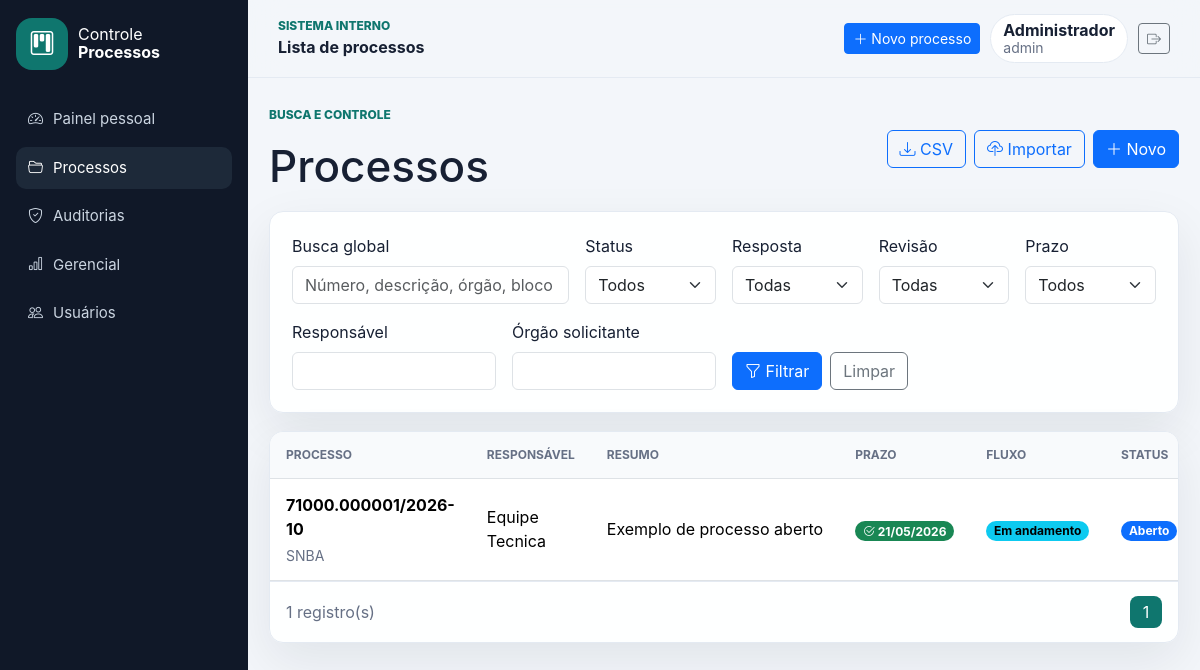
The page /processes.php (signed in) on the database its author committed.
### tables this page shows
CREATE TABLE users (
    id INT UNSIGNED AUTO_INCREMENT PRIMARY KEY,
    name VARCHAR(120) NOT NULL,
    email VARCHAR(160) NOT NULL UNIQUE,
    password_hash VARCHAR(255) NOT NULL,
    role ENUM('servidor', 'coordenador', 'admin') NOT NULL DEFAULT 'servidor',
    active TINYINT(1) NOT NULL DEFAULT 1,
    audit_access TINYINT(1) NOT NULL DEFAULT 0,
    audit_only TINYINT(1) NOT NULL DEFAULT 0,
    created_at TIMESTAMP NOT NULL DEFAULT CURRENT_TIMESTAMP
);

CREATE TABLE processes (
    id INT UNSIGNED AUTO_INCREMENT PRIMARY KEY,
    process_number VARCHAR(80) NOT NULL UNIQUE,
    updated_at DATE NULL,
    response_owner VARCHAR(120) NULL,
    deadline_days INT NULL,
    deadline_type ENUM('data', 'tempo_habil') NOT NULL DEFAULT 'data',
    general_description TEXT NULL,
    detailed_description TEXT NULL,
    notes TEXT NULL,
    requesting_agency VARCHAR(160) NULL,
    gab_signature_date DATE NULL,
    internal_deadline_gab DATE NULL,
    adjusted_internal_deadline DATE NULL,
    external_deadline_mds DATE NULL,
    review_owner VARCHAR(120) NULL,
    response_status ENUM('A iniciar', 'Em andamento', 'Concluido', 'N/A') NOT NULL DEFAULT 'A iniciar',
    andrea_review_status ENUM('A iniciar', 'Em andamento', 'Concluido', 'N/A') NOT NULL DEFAULT 'N/A',
    signed_status ENUM('A iniciar', 'Em andamento', 'Concluido', 'N/A') NOT NULL DEFAULT 'N/A',
    sent_gab_status ENUM('A iniciar', 'Em andamento', 'Concluido', 'N/A') NOT NULL DEFAULT 'N/A',
    gab_sent_date DATE NULL,
    status ENUM('Aberto', 'Arquivado (concluido)', 'Arquivar') NOT NULL DEFAULT 'Aberto',
    internal_block VARCHAR(120) NULL,
    created_by INT UNSIGNED NOT NULL,
    created_at TIMESTAMP NOT NULL DEFAULT CURRENT_TIMESTAMP,
    updated_record_at TIMESTAMP NOT NULL DEFAULT CURRENT_TIMESTAMP ON UPDATE CURRENT_TIMESTAMP,
    INDEX idx_process_deadlines (external_deadline_mds, adjusted_internal_deadline, internal_deadline_gab),
    INDEX idx_process_status (status, response_status, andrea_review_status, signed_status, sent_gab_status),
    INDEX idx_process_owner (response_owner),
    CONSTRAINT fk_processes_user FOREIGN KEY (created_by) REFERENCES users(id)
);

### public/processes.php (the view, shortened to what the rows shown need)
<?php
require __DIR__ . '/../app/bootstrap.php';
require __DIR__ . '/../views/components.php';
$user = require_process_access();
$repo = new ProcessRepository();
$filters = [
    'q' => trim((string) ($_GET['q'] ?? '')),
    'status' => trim((string) ($_GET['status'] ?? '')),
    'owner' => trim((string) ($_GET['owner'] ?? '')),
    'requesting_agency' => trim((string) ($_GET['requesting_agency'] ?? '')),
    'response_status' => trim((string) ($_GET['response_status'] ?? '')),
    'andrea_review_status' => trim((string) ($_GET['andrea_review_status'] ?? '')),
    'deadline' => trim((string) ($_GET['deadline'] ?? '')),
];
$page = max(1, (int) ($_GET['page'] ?? 1));
$limit = 15;
$processes = $repo->search($filters, $user, $limit, ($page - 1) * $limit);
require __DIR__ . '/../views/header.php';
require __DIR__ . '/../views/nav.php';
?>
<main class="content-shell">
    <section class="page-title-row">
        <div>
            <h1>Processos</h1>
        </div>
    </section>
    <section class="app-card p-0 overflow-hidden">
        <div class="table-responsive">
            <table class="table table-hover align-middle mb-0 modern-table">
                <thead>
                    <tr>
                        <th>Processo</th>
                        <th>Responsável</th>
                        <th>Resumo</th>
                        <th>Prazo</th>
                        <th>Fluxo</th>
                        <th>Status</th>
                    </tr>
                </thead>
                <tbody>
                    <?php foreach ($processes as $process): ?>
                        <tr>
                            <td><strong><?= e($process['process_number']) ?></strong><small><?= e($process['requesting_agency']) ?></small></td>
                            <td><?= e($process['response_owner'] ?: '-') ?></td>
                            <td class="text-truncate-cell"><?= e($process['general_description']) ?></td>
                            <td><?= deadline_badge($process) ?></td>
                            <td><?= workflow_badge($process['response_status']) ?></td>
                            <td><?= status_badge($process['status']) ?></td>
                        </tr>
                    <?php endforeach; ?>
                </tbody>
            </table>
        </div>
    </section>
</main>
<?php require __DIR__ . '/../views/app_end.php'; ?>
<?php require __DIR__ . '/../views/footer.php'; ?>

### views/nav.php (shortened to what the rows shown need)
<?php $navUser = current_user(); ?>
<div class="app-main">
    <header class="app-topbar">
        <div class="topbar-actions">
            <div class="user-chip">
                <span><?= e($navUser['name'] ?? '') ?></span>
                <small><?= e($navUser['role'] ?? '') ?></small>
            </div>
        </div>
    </header>

### views/components.php (shortened to what the rows shown need)
<?php
function status_badge(string $status): string
{
    $class = match ($status) {
        'Aberto' => 'text-bg-primary',
        'Arquivar' => 'text-bg-warning',
        'Arquivado (concluido)' => 'text-bg-success',
        default => 'text-bg-secondary',
    };
    return '<span class="badge rounded-pill ' . $class . '">' . e($status) . '</span>';
}
function workflow_badge(?string $status): string
{
    $class = match ($status) {
        'Concluido' => 'text-bg-success',
        'Em andamento' => 'text-bg-info',
        'A iniciar' => 'text-bg-warning',
        'N/A' => 'text-bg-secondary',
        default => 'text-bg-light',
    };
    return '<span class="badge rounded-pill ' . $class . '">' . e($status ?: '-') . '</span>';
}
function deadline_badge(array $process): string
{
    $deadline = $process['external_deadline_mds'] ?: ($process['adjusted_internal_deadline'] ?: $process['internal_deadline_gab']);
    $today = strtotime(date('Y-m-d'));
    $time = strtotime($deadline);
    $diff = (int) floor(($time - $today) / 86400);
    return '<span class="badge rounded-pill text-bg-success"><i class="bi bi-check2-circle"></i> ' . e(format_date($deadline)) . '</span>';
}
    ?>

### rows shown on the page
users: name "Administrador", role "admin"
processes: process_number "71000.000001/2026-10", requesting_agency "SNBA", response_owner "Equipe Tecnica", general_description "Exemplo de processo aberto", external_deadline_mds "21/05/2026", response_status "Em andamento", status "Aberto"

### other values the page prints
$pageTitle "Lista de processos"
$total "1"
